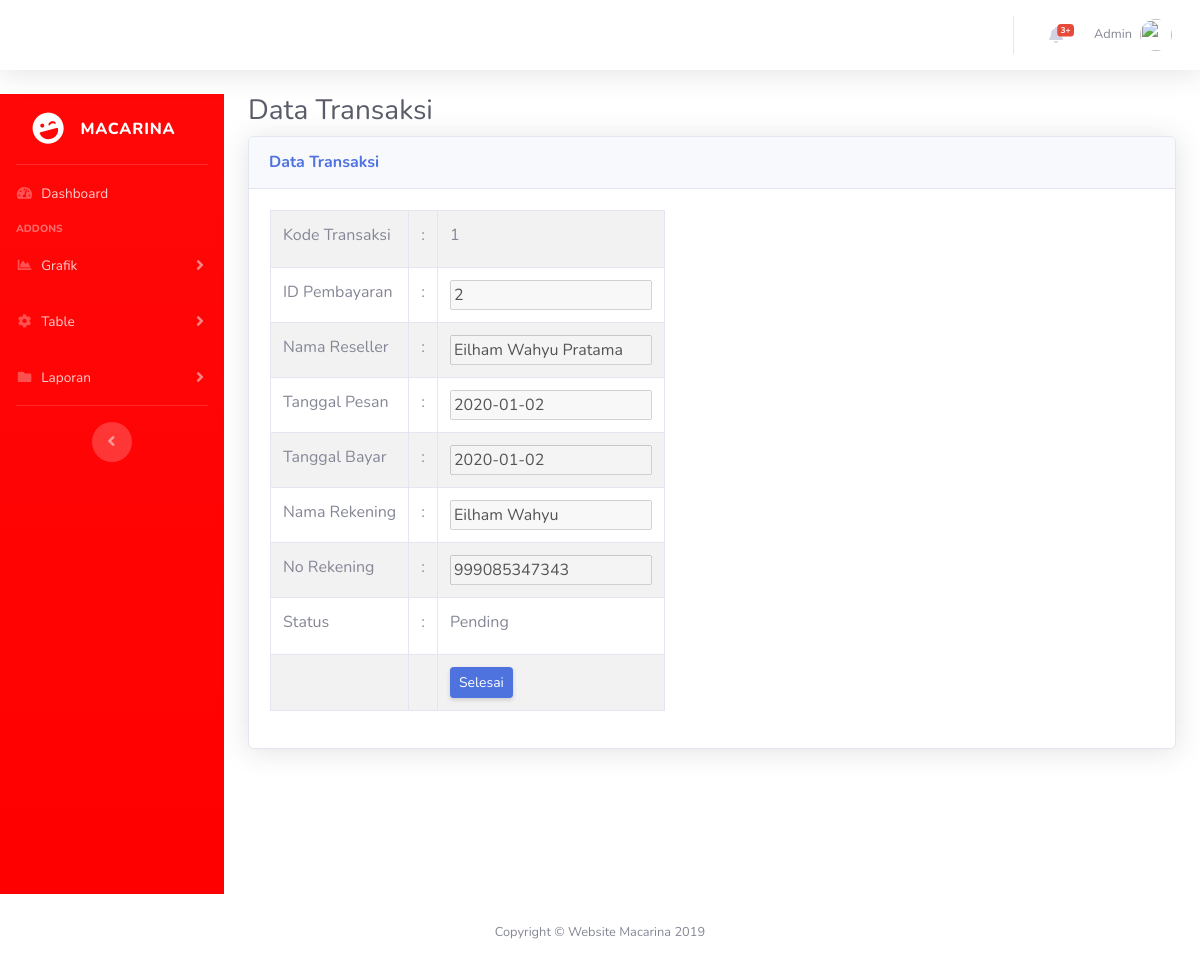
The page /admin/transaksi/detailTransaksi.php?txt_idtr=1 on the database its author committed.
### tables this page shows
CREATE TABLE `pembayaran` (
  `id_pembayaran` int(11) NOT NULL,
  `id_bank` int(5) NOT NULL,
  `kd_transaksi` int(11) NOT NULL,
  `bukti_bayar` varchar(25) NOT NULL,
  `tgl_bayar` date NOT NULL,
  `nama_rek_res` varchar(25) NOT NULL,
  `no_rek_res` varchar(25) NOT NULL,
  `status_pesan` enum('0','1') NOT NULL
);

CREATE TABLE `transaksi` (
  `kd_transaksi` int(11) NOT NULL,
  `tgl_transaksi` date NOT NULL,
  `grand_total` int(11) NOT NULL,
  `id_reseller` int(11) NOT NULL
);

CREATE TABLE `reseller` (
  `id_reseller` int(11) NOT NULL,
  `nama_reseller` varchar(50) NOT NULL,
  `alamat` varchar(50) NOT NULL,
  `no_tlp` varchar(13) NOT NULL,
  `scan_ktp` varchar(50) NOT NULL,
  `no_ktp` varchar(16) NOT NULL,
  `email` varchar(25) NOT NULL,
  `password` varchar(8) NOT NULL,
  `status` varchar(10) NOT NULL,
  `pas_foto` varchar(25) NOT NULL
);

### admin/transaksi/detailTransaksi.php (the view, shortened to what this page needs)
<!DOCTYPE html>
<html lang="en">
<head>
  <link href="../vendor/fontawesome-free/css/all.min.css" rel="stylesheet" type="text/css">
  <link href="../css/sb-admin-2.min.css" rel="stylesheet">
  <link href="../vendor/datatables/dataTables.bootstrap4.min.css" rel="stylesheet">
</head>
<?php
include_once "../topNavbar.php";
?>
  <div id="wrapper">
  <?php
include_once "../config/side.php";
?>
        <div class="container-fluid">
          <h1 class="h3 mb-2 text-gray-800">Data Transaksi</h1>
          <div class="card shadow mb-4">
            <div class="card-header py-3">
              <h6 class="m-0 font-weight-bold text-primary">Data Transaksi</h6>
            </div>
            <div class="card-body">
            <?php
            include "../config/config.php";
            $id = $_GET['txt_idtr'];
            $query_mysql = mysqli_query($koneksi,"SELECT pembayaran.*,transaksi.kd_transaksi,transaksi.tgl_transaksi,transaksi.grand_total,reseller.nama_reseller
            from pembayaran inner join transaksi join reseller on pembayaran.kd_transaksi=transaksi.kd_transaksi and transaksi.id_reseller=reseller.id_reseller
            where transaksi.kd_transaksi= $id");
            while($data = mysqli_fetch_array($query_mysql)){
          ?>
            <form method ="POST" action="aktifReseller.php">
              <table>
                <tr>
                <td>
                <table border="0" class="table table-striped table-bordered table-hover">
                    <tr>
                        <td>Kode Transaksi</td>
                        <td>:</td>
                        <td><label><?php echo $data['kd_transaksi'] ?><input type="hidden" name="txt_idtr" value="<?php echo $data['kd_transaksi'] ?>"></td>
                    </tr>
                    <tr>
                        <td>ID Pembayaran</td>
                        <td>:</td>
                        <td><input disabled type="text" name="txt_id_pembayaran" value="<?php echo $data['id_pembayaran'] ?>"></td>
                    </tr>
                    <tr>
                        <td>Nama Reseller</td>
                        <td>:</td>
                        <td><input disabled type="text" name="txt_nama" value="<?php echo $data['nama_reseller'] ?>"></td>
                    </tr>
                    <tr>
                        <td>Tanggal Pesan</td>
                        <td>:</td>
                        <td><input disabled type="textarea" name="txt_tgl_transaksi" value="<?php echo $data['tgl_transaksi'] ?>"> </td>
                    </tr>
                    <tr>
                        <td>Tanggal Bayar</td>
                        <td>:</td>
                        <td><input disabled type="textarea" name="txt_tgl_bayar" value="<?php echo $data['tgl_bayar'] ?>"> </td>
                    </tr>
                    <tr>
                        <td>Nama Rekening</td>
                        <td>:</td>
                        <td><input disabled type="text" name="txt_email" value="<?php echo $data['nama_rek_res'] ?>" ></td>
                    </tr>
                    <tr>
                        <td>No Rekening</td>
                        <td>:</td>
                        <td><input disabled type="text" name="txt_pwd" value="<?php echo $data['no_rek_res'] ?>" ></td>
                    </tr>
                    <?php
                    $status = $data['status_pesan'];
                    ?>
                    <tr>
                        <td>Status</td>
                        <td>:</td>
                        <td><label><?php
                         if ($status == 0){
                          ?>Pending
                        <?php   }
                        else if ($status == 1) {
                           ?>Selesai
                        <?php  }
                        ?></td>
                    </tr>
                    <tr>
                      <td></td>
                      <td></td>
                        <td> <?php
                         if ($status == 0){
                          ?><input class="d-none d-sm-inline-block btn btn-sm btn-primary shadow-sm" type="submit" name="aktifkan" value="Selesai"/>
                        <?php   }
                        else if ($status == 1) {
                           ?> <input class="d-none d-sm-inline-block btn btn-sm btn-primary shadow-sm" type="submit" name="nonaktif" value="Pending"/>
                        <?php  }
                        ?>
                    </tr>
                </table>
                </td>
                </tr>
              </table>
            </form>
            <?php } ?>
            </div>
          </div>
        </div>
      </div>
      <?php
      include_once "../footer.php";
      ?>
    </div>
  </div>
</body>
</html>

### rows shown on the page
pembayaran: kd_transaksi.kd_transaksi "1", txt_id_pembayaran "2", txt_nama "Eilham Wahyu Pratama", txt_tgl_transaksi "2020-01-02", txt_tgl_bayar "2020-01-02", txt_email "Eilham Wahyu", txt_pwd "999085347343", status_pesan "Pending"
